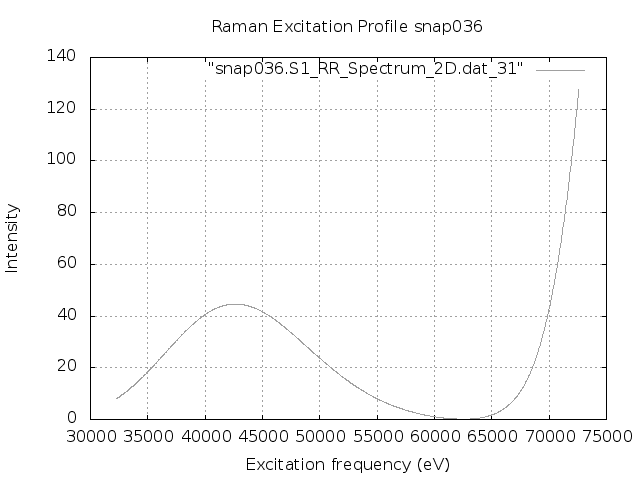

Reproduce this figure in gnuplot.
set terminal png
set output "snap036.S1.REP.png"
set xlabel 'Excitation frequency (eV)'
set ylabel 'Intensity'
set title "Raman Excitation Profile snap036"
set grid
set autoscale
plot "snap036.S1_RR_Spectrum_2D.dat_31" with lines lc "blue"
exit
